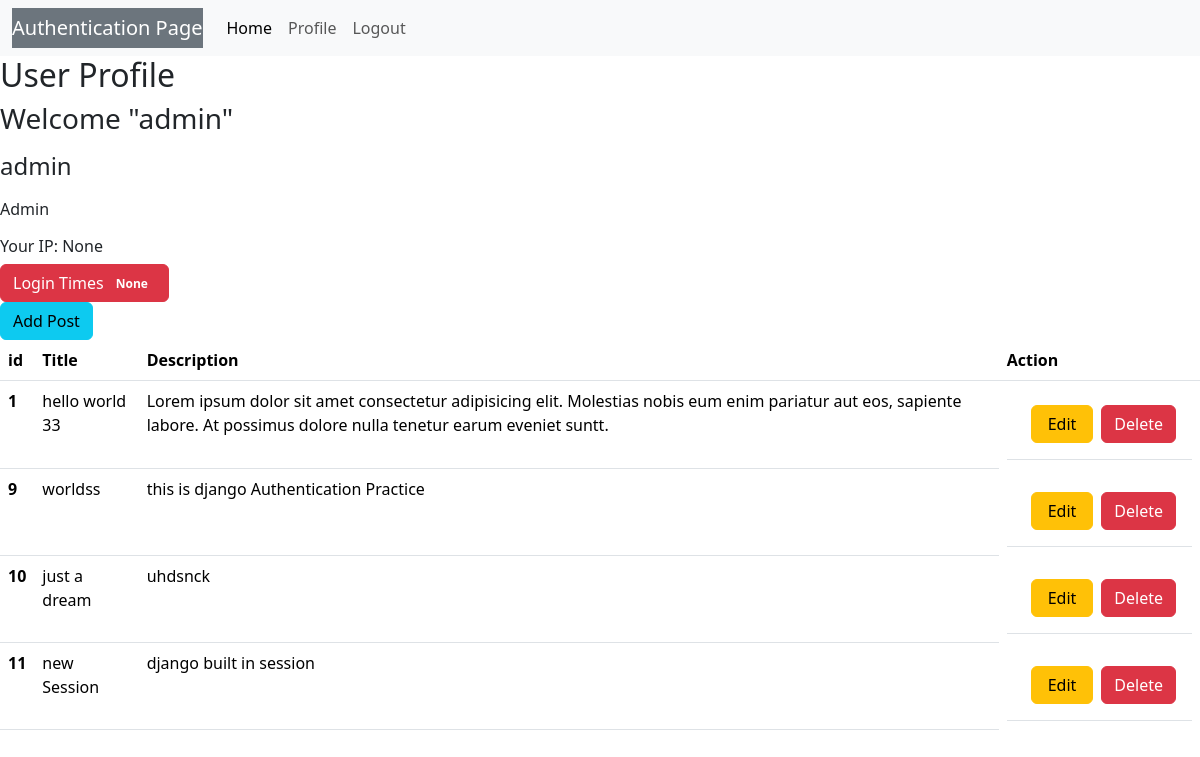
The app's page /profile/ (signed in) with its own data.
### autho/models.py (models this page shows, shortened)
class Post(models.Model):
    title = models.CharField(max_length=200)
    desc = models.TextField(max_length=1000)

### autho/views.py (the view)
# urls.py: path('profile/',Profile,name='profile'),
def Profile(request):
   if request.user.is_authenticated:
       work = Post.objects.all()
       user = request.user
       fullname = user.get_full_name() #just above user
       gps = user.groups.all()
       ip = request.session.get('ip')
       ct = cache.get('count',version=user.pk)
       return render(request, 'profile.html', {'form':work,
            'name':request.user,'fullname':fullname,
            'groups':gps,'ip':ip,'ct':ct})
   else:
       return redirect('/login/')

### autho/templates/profile.html (shortened to what this page needs)
{% extends 'signup.html' %}
{% block content %}
{% include 'Navbar.html' %}
<h2>User Profile</h2>
<h3>Welcome "{{name}}"</h3>
    {% block leftside %}
        <div class="col-sm-2">
            <h4 class="my-3">{{name}}</h4>
            {% for group in groups %} <p>{{group.name}}</p> {% endfor %}
            <h6 class="mt-3">Your IP: {{ip}}</h6>
            <button type="button" class="btn btn-danger">Login Times <span class="badge badge-light">{{ct}}</span></button>
        </div>
    {% endblock leftside %}
    {% block rightside %}
        {% if form %}
            <table class="table">
                <a class=" text-center btn btn-info" href="{% url 'addpost' %}">Add Post</a>
                <thead>
                <tr>
                    <th scope="col" style="width: 2%">id</th>
                    <th scope="col">Title</th>
                    <th scope="col">Description</th>
                    <th scope="col"style="width: 15%">Action</th>
                </tr>
                </thead>
                <tbody>
                    {% for fm in form %}
                <tr>
                    <th scope="row">{{fm.id}}</th>
                    <td>{{fm.title}}</td>
                    <td>{{fm.desc}}</td>
                    <td class="d-flex g-4 p-3 m-2 text-center">
                        <a class="btn btn-warning px-3 mx-2" href="{% url 'updatepost' fm.id %}">Edit</a>
                        {% if perms.autho.delete_post %}
                            <form action="{% url 'deletepost' fm.id %}" method="post">
                                <input class="btn btn-danger" type="submit" value="Delete"/>
                            </form>
                        {% endif %}
                    </td>
                </tr>
                {% endfor form %}
                </tbody>
            </table>
        {% else %}
            <h4 class="text-center alert alert-warning">No Records</h4>
        {% endif %}
    {% endblock rightside %}
{% endblock content %}

### autho/templates/signup.html (shortened to what this page needs)
<!DOCTYPE html>
<html lang="en">
<head>
    <link href="https://cdn.jsdelivr.net/npm/bootstrap@5.3.3/dist/css/bootstrap.min.css" rel="stylesheet">    <title>{% block title %} SignUp Page {% endblock title %}</title>
</head>
<body>
    {% block content %}{% endblock content %}
</body>
</html>

### autho/templates/Navbar.html (shortened to what this page needs)
{% extends 'signup.html' %}
{% block content %}
<nav class="navbar navbar-expand-lg bg-light">
    <div class="container-fluid">
      <a class="navbar-brand text-bg-secondary" href="#">Authentication Page</a>
      <div class="navbar-collapse" id="navbarSupportedContent">
        <ul class="navbar-nav me-auto mb-2 mb-lg-0">
          <li class="nav-item">
            <a class="nav-link active" aria-current="page" href="{% url 'home' %}">Home</a>
          </li>
          {% if request.user.is_authenticated %}
          <li class="nav-item">
            <a class="nav-link" href="{% url 'profile' %}">Profile</a>
          </li>
          <li class="nav-item">
            <a class="nav-link" href="{% url 'logout' %}">Logout</a>
          </li>
          {% endif %}
        </ul>
      </div>
    </div>
  </nav>
{% endblock content %}

### autho/templates/signup.html (style rules this page uses)
a { color: aquamarine; }

### records on screen
Post: id "1", title "hello world 33", desc "Lorem ipsum dolor sit amet consectetur adipisicing elit. Molestias nobis eum enim pariatur aut eos, sapiente labore. At possimus dolore nulla tenetur earum eveniet suntt."
Post: id "9", title "worldss", desc "this is django Authentication Practice"
Post: id "10", title "just a dream", desc "uhdsnck"
Post: id "11", title "new Session", desc "django built in session"

### other values on screen
{{ name }} "admin"
{{ group.name }} "Admin"
{{ ip }} "None"
{{ ct }} "None"
